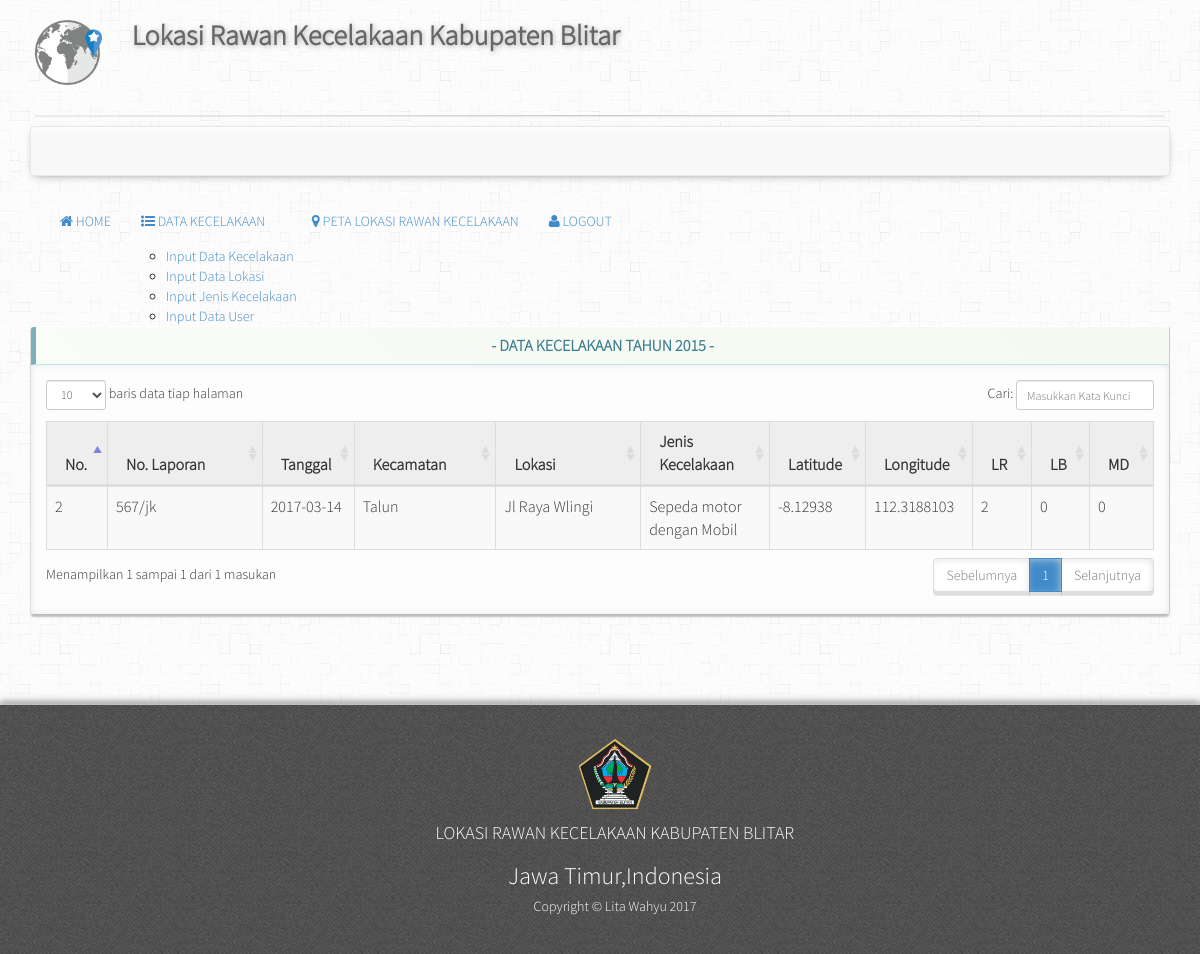
The page /admin/lihat_datakecelakaan.php on the database its author committed.
### tables this page shows
CREATE TABLE `data_kecelakaan` (
  `id_data` int(11) NOT NULL,
  `no_lap` varchar(100) NOT NULL,
  `tanggal` date NOT NULL,
  `id_kecamatan` int(11) NOT NULL,
  `id_lokasi` int(11) NOT NULL,
  `id_jeniskec` int(11) NOT NULL,
  `lr` int(11) NOT NULL,
  `lb` int(11) NOT NULL,
  `md` int(11) NOT NULL
);

CREATE TABLE `kecamatan` (
  `id_kecamatan` int(11) NOT NULL,
  `nama_kecamatan` varchar(100) NOT NULL
);

CREATE TABLE `lokasi` (
  `id_lokasi` int(11) NOT NULL,
  `nama_lokasi` varchar(100) NOT NULL,
  `id_kecamatan` int(11) NOT NULL,
  `latidude` double NOT NULL,
  `longitude` double NOT NULL
);

CREATE TABLE `kecelakaan` (
  `id_jeniskec` int(11) NOT NULL,
  `jenis_kecelakaan` varchar(100) NOT NULL
);

### function/user.php (called while the page is built, shortened)
<?php
function tampil_data(){
	$host='localhost';
	$user='root';
	$pass='';
	$db='lalu_lintas';
$link=mysqli_connect($host,$user,$pass,$db)or die(mysqli_error());
$query = "SELECT data_kecelakaan.id_data, data_kecelakaan.no_lap,data_kecelakaan.tanggal,
 kecamatan.nama_kecamatan, lokasi.nama_lokasi, kecelakaan.jenis_kecelakaan,
 lokasi.latidude,lokasi.longitude, data_kecelakaan.lr,data_kecelakaan.lb,data_kecelakaan.md
 FROM data_kecelakaan,kecamatan,kecelakaan,lokasi
 WHERE data_kecelakaan.id_kecamatan=kecamatan.id_kecamatan and
data_kecelakaan.id_lokasi=lokasi.id_lokasi and data_kecelakaan.id_jeniskec=kecelakaan.id_jeniskec";
$result =mysqli_query($link,$query);
 if($result)
      {
      	 return $result;
       }else{
       	return false;
       }
}
 ?>

### admin/lihat_datakecelakaan.php (the view, shortened to what this page needs)
<?php
include_once "view2/header.php";
$title = "DATA KECELAKAAN TAHUN 2015";
$data = tampil_data();
 ?>
      <div class="row">
        <div class="col-md-12">
          <div class="panel panel-info panel-dashboard">
            <div class="panel-heading centered">
              <h2 class="panel-title"><strong> - <?php echo $title ?> - </strong></h2>
            </div>
            <div class="panel-body">
              <table class="table table-bordered table-striped table-admin">
              <thead>
                <tr>
                  <th width="5%">No.</th>
                  <th width="30%">No. Laporan</th>
                  <th width="15">Tanggal</th>
                  <th width="20%">Kecamatan</th>
                  <th width="30%">Lokasi</th>
                  <th width="30%">Jenis Kecelakaan</th>
                  <th width="20%">Latitude</th>
                  <th width="20%">Longitude</th>
                  <th width="5%">LR</th>
                  <th width="5%">LB</th>
                  <th width="5%">MD</th>
                </tr>
              </thead>
              <tbody>
             <?php while($row=mysqli_fetch_assoc($data)):?>
              <tr>
                <td><?php echo $row['id_data']?></td>
                <td><?php echo $row['no_lap']?></td>
                <td><?php echo $row['tanggal']?></td>
                <td><?php echo $row['nama_kecamatan']?></td>
                <td><?php echo $row['nama_lokasi']?></td>
                <td><?php echo $row['jenis_kecelakaan']?></td>
                <td><?php echo $row['latidude']?></td>
                <td><?php echo $row['longitude']?></td>
                <td><?php echo $row['lr']?></td>
                <td><?php echo $row['lb']?></td>
                 <td><?php echo $row['md']?></td>
              </tr> <?php  endwhile; ?>
              </tbody>
            </table>
            </div>
            </div>
          </div>
        </div>
      </div>
<?php include_once "view2/footer.php" ?>

### admin/css/style.css (style rules this page uses)
body { background: url("../img/background.png"); font-family: sistem; }
.centered { width: 100%; text-align: center; }
.table-admin { background: #eee; font-size: 16px; }
.panel-dashboard { border-top: 1px solid #fff; border-left: 1px solid #ddd; border-right: 1px solid #ccc; border-bottom: 1px solid #bbb; box-shadow: 0px 3px 2px -1px #BEBEBE; }
.panel-dashboard>.panel-heading { border-left: 5px solid #7DAFBB; color: #3C7E92; font-weight: bold; background: #f9fcf7; background: -moz-linear-gradient(45deg, #f9fcf7 0%, #f5f9f0 100%); background: -webkit-gradient(linear, left bottom, right top, color-stop(0%, #f9fcf7), color-stop(100%, #f5f9f0)); background: -webkit-linear-gradient(45deg, #f9fcf7 0%, #f5f9f0 100%); background: -o-linear-gradient(45deg, #f9fcf7 0%, #f5f9f0 100%); background: -ms-linear-gradient(45deg, #f9fcf7 0%, #f5f9f0 100%); background: linear-gradient(45deg, #f9fcf7 0%, #f5f9f0 100%); filter: progid:DXImageTransform.Microsoft.gradient( startColorstr='#f9fcf7', endColorstr='#f5f9f0', GradientType=1 ); }
.panel-dashboard>.panel-body { background: #fdfdfd; box-shadow: 0px 0px 10px -2px #ddd inset; }

### rows shown on the page
data_kecelakaan: id_data "2", no_lap "567/jk", tanggal "2017-03-14", id_kecamatan.nama_kecamatan "Talun", id_lokasi.nama_lokasi "Jl Raya Wlingi", id_jeniskec.jenis_kecelakaan "Sepeda motor dengan Mobil", id_lokasi.latidude "-8.12938", id_lokasi.longitude "112.3188103", lr "2", lb "0", md "0"

### other values the page prints
$title "DATA KECELAKAAN TAHUN 2015"
